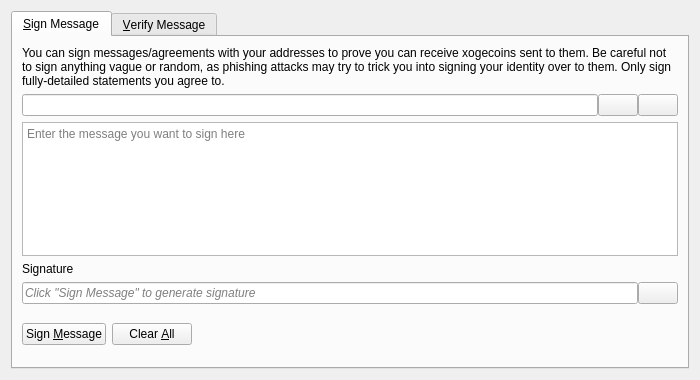
<?xml version="1.0" encoding="UTF-8"?>
<ui version="4.0">
 <class>SignVerifyMessageDialog</class>
 <widget class="QDialog" name="SignVerifyMessageDialog">
  <property name="geometry">
   <rect>
    <x>0</x>
    <y>0</y>
    <width>700</width>
    <height>380</height>
   </rect>
  </property>
  <property name="windowTitle">
   <string>Signatures - Sign / Verify a Message</string>
  </property>
  <property name="modal">
   <bool>true</bool>
  </property>
  <layout class="QVBoxLayout" name="verticalLayout">
   <item>
    <widget class="QTabWidget" name="tabWidget">
     <property name="currentIndex">
      <number>0</number>
     </property>
     <widget class="QWidget" name="tabSignMessage">
      <attribute name="title">
       <string>&amp;Sign Message</string>
      </attribute>
      <layout class="QVBoxLayout" name="verticalLayout_SM">
       <item>
        <widget class="QLabel" name="infoLabel_SM">
         <property name="text">
          <string>You can sign messages/agreements with your addresses to prove you can receive xogecoins sent to them. Be careful not to sign anything vague or random, as phishing attacks may try to trick you into signing your identity over to them. Only sign fully-detailed statements you agree to.</string>
         </property>
         <property name="textFormat">
          <enum>Qt::PlainText</enum>
         </property>
         <property name="wordWrap">
          <bool>true</bool>
         </property>
        </widget>
       </item>
       <item>
        <layout class="QHBoxLayout" name="horizontalLayout_1_SM">
         <property name="spacing">
          <number>0</number>
         </property>
         <item>
          <widget class="QValidatedLineEdit" name="addressIn_SM">
           <property name="toolTip">
            <string>The Qogecoin address to sign the message with</string>
           </property>
          </widget>
         </item>
         <item>
          <widget class="QPushButton" name="addressBookButton_SM">
           <property name="toolTip">
            <string>Choose previously used address</string>
           </property>
           <property name="text">
            <string/>
           </property>
           <property name="icon">
            <iconset resource="../xogecoin.qrc">
             <normaloff>:/icons/address-book</normaloff>:/icons/address-book</iconset>
           </property>
           <property name="shortcut">
            <string>Alt+A</string>
           </property>
           <property name="autoDefault">
            <bool>false</bool>
           </property>
          </widget>
         </item>
         <item>
          <widget class="QPushButton" name="pasteButton_SM">
           <property name="toolTip">
            <string>Paste address from clipboard</string>
           </property>
           <property name="text">
            <string/>
           </property>
           <property name="icon">
            <iconset resource="../xogecoin.qrc">
             <normaloff>:/icons/editpaste</normaloff>:/icons/editpaste</iconset>
           </property>
           <property name="shortcut">
            <string>Alt+P</string>
           </property>
           <property name="autoDefault">
            <bool>false</bool>
           </property>
          </widget>
         </item>
        </layout>
       </item>
       <item>
        <widget class="QPlainTextEdit" name="messageIn_SM">
         <property name="toolTip">
          <string>Enter the message you want to sign here</string>
         </property>
         <property name="placeholderText">
          <string>Enter the message you want to sign here</string>
         </property>
        </widget>
       </item>
       <item>
        <widget class="QLabel" name="signatureLabel_SM">
         <property name="text">
          <string>Signature</string>
         </property>
         <property name="textFormat">
          <enum>Qt::PlainText</enum>
         </property>
        </widget>
       </item>
       <item>
        <layout class="QHBoxLayout" name="horizontalLayout_2_SM">
         <property name="spacing">
          <number>0</number>
         </property>
         <item>
          <widget class="QLineEdit" name="signatureOut_SM">
           <property name="placeholderText">
            <string>Click "Sign Message" to generate signature</string>
           </property>
           <property name="font">
            <font>
             <italic>true</italic>
            </font>
           </property>
           <property name="readOnly">
            <bool>true</bool>
           </property>
          </widget>
         </item>
         <item>
          <widget class="QPushButton" name="copySignatureButton_SM">
           <property name="toolTip">
            <string>Copy the current signature to the system clipboard</string>
           </property>
           <property name="text">
            <string/>
           </property>
           <property name="icon">
            <iconset resource="../xogecoin.qrc">
             <normaloff>:/icons/editcopy</normaloff>:/icons/editcopy</iconset>
           </property>
           <property name="autoDefault">
            <bool>false</bool>
           </property>
          </widget>
         </item>
        </layout>
       </item>
       <item>
        <layout class="QHBoxLayout" name="horizontalLayout_3_SM">
         <item>
          <widget class="QPushButton" name="signMessageButton_SM">
           <property name="toolTip">
            <string>Sign the message to prove you own this Qogecoin address</string>
           </property>
           <property name="text">
            <string>Sign &amp;Message</string>
           </property>
           <property name="icon">
            <iconset resource="../xogecoin.qrc">
             <normaloff>:/icons/edit</normaloff>:/icons/edit</iconset>
           </property>
           <property name="autoDefault">
            <bool>false</bool>
           </property>
          </widget>
         </item>
         <item>
          <widget class="QPushButton" name="clearButton_SM">
           <property name="toolTip">
            <string>Reset all sign message fields</string>
           </property>
           <property name="text">
            <string>Clear &amp;All</string>
           </property>
           <property name="icon">
            <iconset resource="../xogecoin.qrc">
             <normaloff>:/icons/remove</normaloff>:/icons/remove</iconset>
           </property>
           <property name="autoDefault">
            <bool>false</bool>
           </property>
          </widget>
         </item>
         <item>
          <spacer name="horizontalSpacer_1_SM">
           <property name="orientation">
            <enum>Qt::Horizontal</enum>
           </property>
           <property name="sizeHint" stdset="0">
            <size>
             <width>40</width>
             <height>48</height>
            </size>
           </property>
          </spacer>
         </item>
         <item>
          <widget class="QLabel" name="statusLabel_SM">
           <property name="font">
            <font>
             <weight>75</weight>
             <bold>true</bold>
            </font>
           </property>
           <property name="text">
            <string/>
           </property>
           <property name="wordWrap">
            <bool>true</bool>
           </property>
          </widget>
         </item>
         <item>
          <spacer name="horizontalSpacer_2_SM">
           <property name="orientation">
            <enum>Qt::Horizontal</enum>
           </property>
           <property name="sizeHint" stdset="0">
            <size>
             <width>40</width>
             <height>48</height>
            </size>
           </property>
          </spacer>
         </item>
        </layout>
       </item>
      </layout>
     </widget>
     <widget class="QWidget" name="tabVerifyMessage">
      <attribute name="title">
       <string>&amp;Verify Message</string>
      </attribute>
      <layout class="QVBoxLayout" name="verticalLayout_VM">
       <item>
        <widget class="QLabel" name="infoLabel_VM">
         <property name="text">
          <string>Enter the receiver's address, message (ensure you copy line breaks, spaces, tabs, etc. exactly) and signature below to verify the message. Be careful not to read more into the signature than what is in the signed message itself, to avoid being tricked by a man-in-the-middle attack. Note that this only proves the signing party receives with the address, it cannot prove sendership of any transaction!</string>
         </property>
         <property name="textFormat">
          <enum>Qt::PlainText</enum>
         </property>
         <property name="alignment">
          <set>Qt::AlignLeading|Qt::AlignLeft|Qt::AlignTop</set>
         </property>
         <property name="wordWrap">
          <bool>true</bool>
         </property>
        </widget>
       </item>
       <item>
        <layout class="QHBoxLayout" name="horizontalLayout_1_VM">
         <property name="spacing">
          <number>0</number>
         </property>
         <item>
          <widget class="QValidatedLineEdit" name="addressIn_VM">
           <property name="toolTip">
            <string>The Qogecoin address the message was signed with</string>
           </property>
          </widget>
         </item>
         <item>
          <widget class="QPushButton" name="addressBookButton_VM">
           <property name="toolTip">
            <string>Choose previously used address</string>
           </property>
           <property name="text">
            <string/>
           </property>
           <property name="icon">
            <iconset resource="../xogecoin.qrc">
             <normaloff>:/icons/address-book</normaloff>:/icons/address-book</iconset>
           </property>
           <property name="shortcut">
            <string>Alt+A</string>
           </property>
           <property name="autoDefault">
            <bool>false</bool>
           </property>
          </widget>
         </item>
        </layout>
       </item>
       <item>
        <widget class="QPlainTextEdit" name="messageIn_VM">
          <property name="toolTip">
            <string>The signed message to verify</string>
          </property>
          <property name="placeholderText">
            <string>The signed message to verify</string>
          </property>
        </widget>
       </item>
       <item>
        <widget class="QValidatedLineEdit" name="signatureIn_VM">
          <property name="toolTip">
            <string>The signature given when the message was signed</string>
          </property>
          <property name="placeholderText">
            <string>The signature given when the message was signed</string>
          </property>
        </widget>
       </item>
       <item>
        <layout class="QHBoxLayout" name="horizontalLayout_2_VM">
         <item>
          <widget class="QPushButton" name="verifyMessageButton_VM">
           <property name="toolTip">
            <string>Verify the message to ensure it was signed with the specified Qogecoin address</string>
           </property>
           <property name="text">
            <string>Verify &amp;Message</string>
           </property>
           <property name="icon">
            <iconset resource="../xogecoin.qrc">
             <normaloff>:/icons/transaction_0</normaloff>:/icons/transaction_0</iconset>
           </property>
           <property name="autoDefault">
            <bool>false</bool>
           </property>
          </widget>
         </item>
         <item>
          <widget class="QPushButton" name="clearButton_VM">
           <property name="toolTip">
            <string>Reset all verify message fields</string>
           </property>
           <property name="text">
            <string>Clear &amp;All</string>
           </property>
           <property name="icon">
            <iconset resource="../xogecoin.qrc">
             <normaloff>:/icons/remove</normaloff>:/icons/remove</iconset>
           </property>
           <property name="autoDefault">
            <bool>false</bool>
           </property>
          </widget>
         </item>
         <item>
          <spacer name="horizontalSpacer_1_VM">
           <property name="orientation">
            <enum>Qt::Horizontal</enum>
           </property>
           <property name="sizeHint" stdset="0">
            <size>
             <width>40</width>
             <height>48</height>
            </size>
           </property>
          </spacer>
         </item>
         <item>
          <widget class="QLabel" name="statusLabel_VM">
           <property name="font">
            <font>
             <weight>75</weight>
             <bold>true</bold>
            </font>
           </property>
           <property name="text">
            <string/>
           </property>
           <property name="wordWrap">
            <bool>true</bool>
           </property>
          </widget>
         </item>
         <item>
          <spacer name="horizontalSpacer_2_VM">
           <property name="orientation">
            <enum>Qt::Horizontal</enum>
           </property>
           <property name="sizeHint" stdset="0">
            <size>
             <width>40</width>
             <height>48</height>
            </size>
           </property>
          </spacer>
         </item>
        </layout>
       </item>
      </layout>
     </widget>
    </widget>
   </item>
  </layout>
 </widget>
 <customwidgets>
  <customwidget>
   <class>QValidatedLineEdit</class>
   <extends>QLineEdit</extends>
   <header>qt/qvalidatedlineedit.h</header>
  </customwidget>
 </customwidgets>
 <resources>
  <include location="../xogecoin.qrc"/>
 </resources>
 <connections/>
</ui>
